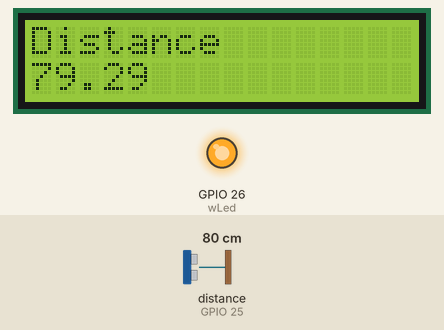
A sketch run on a simulated ESP32. Parts: 16×2 character LCD, output pins drawn as LEDs (lit = HIGH). Wiring (inferred from the names in the program): ultrasonic range finder: trigger GPIO 22; echo GPIO 25. The inputs (shaded band) are chosen by the test bench; at power-on: distance to the obstacle (sensor on GPIO 25) 80 cm. The echo pulse lasts 58.3 µs per cm; pins used as bus, display or sensor lines are not drawn; what the sketch prints to the serial monitor is not drawn.

Above: at 1.2 s.
1.3 s: distance to the obstacle (sensor on GPIO 25) set to 17 cm
At 3.5 s:
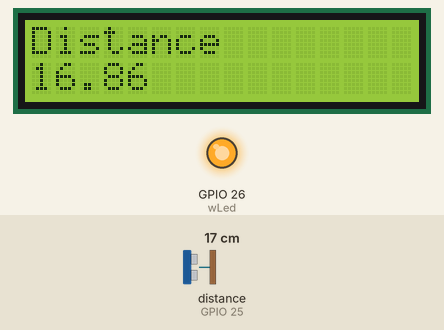
4.2 s: distance to the obstacle (sensor on GPIO 25) set to 13 cm
At 5.3 s:
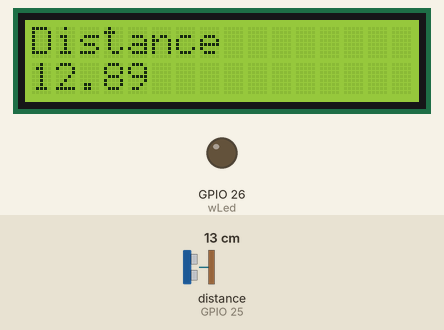
7.1 s: distance to the obstacle (sensor on GPIO 25) set to 2 cm
At 10.0 s:
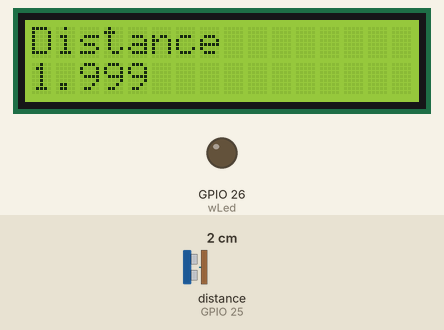
Timing chart, 0 to 11.5 s (numbered marks = the images above; inputs shaded):
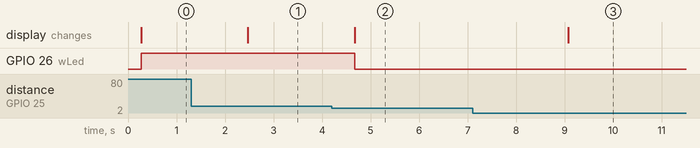

The sketch:

lcd16by2code.ino
```cpp
const int trigPin = 22;
const int echoPin = 25 ;
int wLed = 26;


//define sound speed in cm/uS
#define SOUND_SPEED 0.034
#define CM_TO_INCH 0.393701

long duration;
float distanceCm;
float distanceInch;


// include the library code:
#include <LiquidCrystal.h>

// initialize the library with the numbers of the interface pins
LiquidCrystal lcd(19, 23, 18, 17, 16, 15);


void setup() {
  Serial.begin(115200);

pinMode(trigPin, OUTPUT); // Sets the trigPin as an Output
  pinMode(echoPin, INPUT); // Sets the echoPin as an Input
  pinMode(wLed, OUTPUT);


  lcd.begin(16, 2);
  // Print a message to the LCD.
  lcd.print("Distance");
}

void loop() {
  // set the cursor to column 0, line 1
  // (note: line 1 is the second row, since counting begins with 0):
  lcd.setCursor(0, 1);
  // Clears the trigPin
  digitalWrite(trigPin, LOW);
  delayMicroseconds(2);
  // Sets the trigPin on HIGH state for 10 micro seconds
  digitalWrite(trigPin, HIGH);
  delayMicroseconds(10);
  digitalWrite(trigPin, LOW);

  // Reads the echoPin, returns the sound wave travel time in microseconds
  duration = pulseIn(echoPin, HIGH);
  delay(200);
  // Calculate the distance
  distanceCm = duration * SOUND_SPEED/2;
  if (distanceCm >= 15){
    digitalWrite(wLed, HIGH);
    }

    else digitalWrite(wLed, LOW);
  // Convert to inches
  distanceInch = distanceCm * CM_TO_INCH;

  // Prints the distance in the Serial Monitor
  Serial.print("Distance (cm): ");
  Serial.println(distanceCm);
  lcd.print(distanceCm);
  distanceCm = 0;
  Serial.print("Distance (inch): ");
  Serial.println(distanceInch);

  delay(2000);
}
```

Measured:
- the behaviour switches between 16 and 15 cm on distance to the obstacle (sensor on GPIO 25) (found by bisection; images 1 and 2)
- after the input at 1.3 s, the display: changes after 1.2 s (image 1)
- after the input at 4.2 s, GPIO 26 (wLed): HIGH → LOW after 0.47 s; the display: changes after 0.47 s (image 2)
- after the input at 7.1 s, the display: changes after 2.0 s (image 3)
